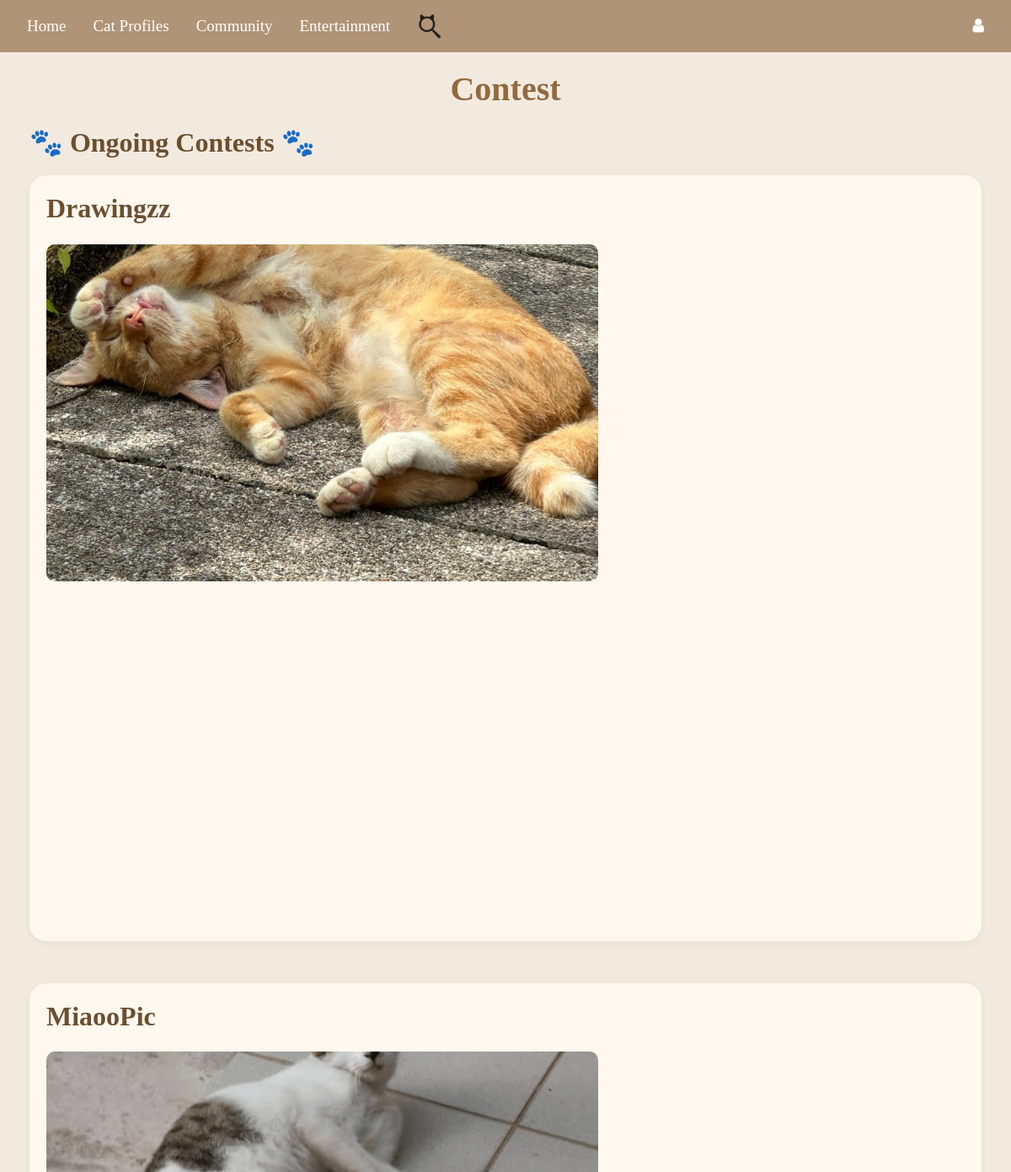
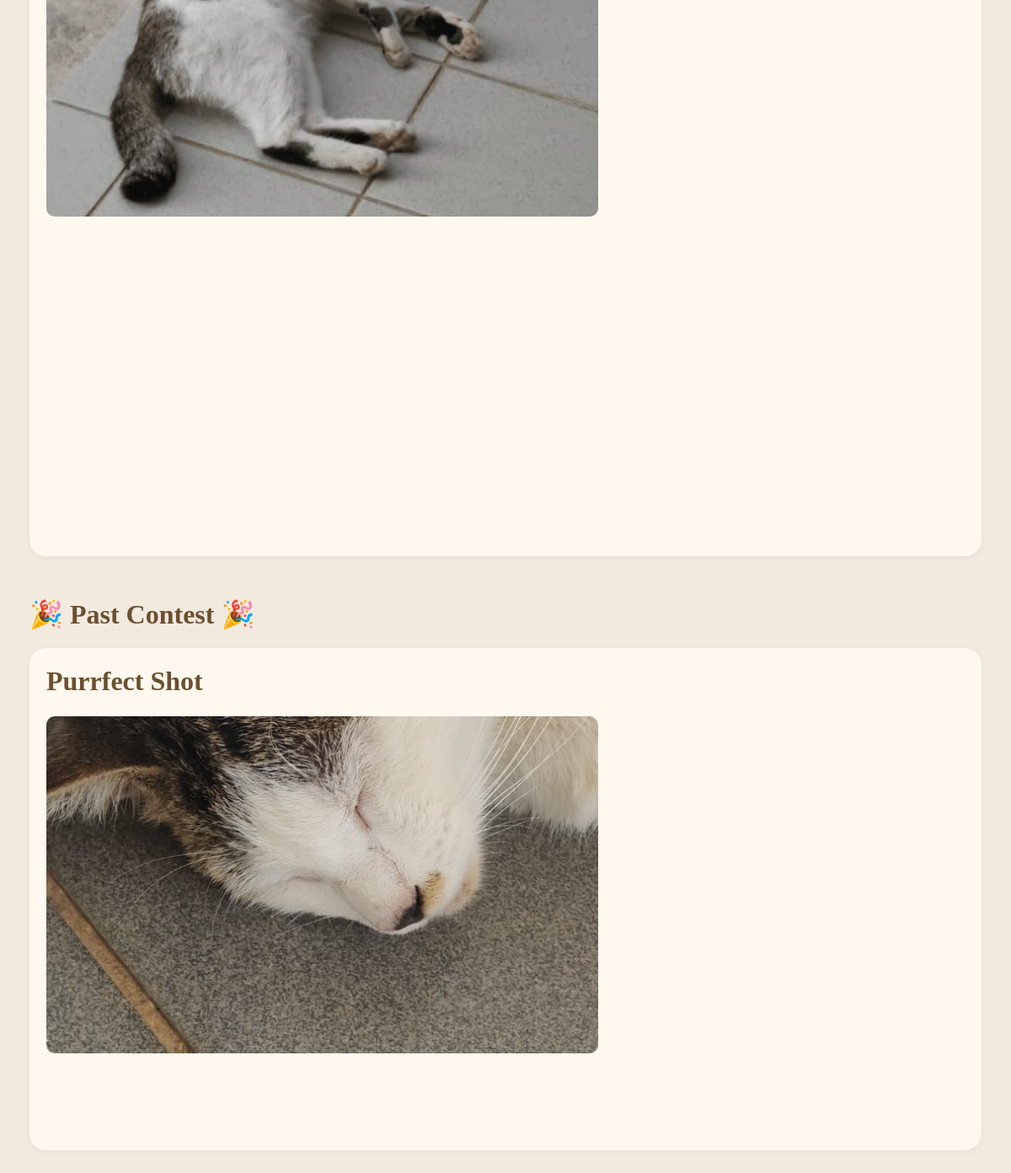
/contest_page, run on the app's committed database (2 pictures, top to bottom).
### tables this page shows
CREATE TABLE contests (
    id INTEGER PRIMARY KEY AUTOINCREMENT,
    name TEXT NOT NULL,
    start_date TEXT NOT NULL,
    end_date TEXT NOT NULL,
    voting_start TEXT NOT NULL,
    voting_end TEXT NOT NULL,
    result_announcement TEXT NOT NULL,
    purpose TEXT NOT NULL,
    rules TEXT NOT NULL,
    prizes TEXT NOT NULL,
    banner_url TEXT
);

### Website/contestmanagement.py (the view)
@contestmanagement_bp.route("/contest_page")
def contest_page():
    print(f"DEBUG: current_user = {current_user}")  # Debugging current_user
    user_role = getattr(current_user, 'role', 'user')
    print(f"DEBUG: user_role = {user_role}")
    conn = get_db_connection()
    contests = conn.execute("SELECT * FROM contests").fetchall()  # Get all contests
    conn.close()
    today = date.today()
    contests = [dict(c) for c in contests]
    for c in contests:
        c["start_date"] = datetime.strptime(c["start_date"], "%Y-%m-%d").date()  #Convert string to date
        c["end_date"] = datetime.strptime(c["end_date"], "%Y-%m-%d").date()  #Convert string to date
        c["voting_end"] = datetime.strptime(c["voting_end"], "%Y-%m-%d").date()
    ongoing_contests = sorted(
        [c for c in contests if c["start_date"] <= today and c["voting_end"] >= today], key=lambda x: x["voting_end"]
    )  #Sort ongoing contests so those ending soonest are first
    upcoming_contests = sorted(
        [c for c in contests if c["start_date"] > today], key=lambda x: x["start_date"]
    )  #Sort upcoming contests by start date
    completed_contests = sorted(
        [c for c in contests if c["voting_end"] < today], key=lambda x: x["voting_end"], reverse=True
    )  #Sort completed contests with the latest ended at the top
    return render_template("contest.html", contests=contests, user=current_user, user_role=user_role, user_has_submitted=user_has_submitted, ongoing_contests=ongoing_contests, upcoming_contests=upcoming_contests, completed_contests=completed_contests)

### Website/contestmanagement.py (called while the page is built, shortened)
def get_db_connection():
    db_path = os.path.join(os.path.dirname(__file__), '..', 'instance', 'datebase.db')
    db_path = os.path.abspath(db_path)
    conn = sqlite3.connect(db_path)
    conn.row_factory = sqlite3.Row
    return conn

def user_has_submitted(name, contest_id):
    if not name or not contest_id:
        return False

### Website/templates/contest.html (shortened to what this page needs)
{% extends 'base.html' %}
{% block content %}
<div style="padding: 20px;">
    <h1 style="text-align: center; font-family: 'Times New Roman', Times, serif;">Contest</h1>
    {% if ongoing_contests %}
        <h2 style="color: #6b4f2f; font-family: 'Times New Roman', Times, serif; font-weight: bolder; margin-bottom: 20px;">🐾 Ongoing Contests 🐾</h2>
        {% for contest in ongoing_contests %}
            <div class="individual-contest-container" style="background-color: #fff8ef; border-radius: 20px; padding: 20px; margin-bottom: 50px; box-shadow: 0 2px 8px rgba(0,0,0,0.05);">
                <div class="contest-card">
                    <div class="contest-header">
                        <h2 onclick="toggleDetails('{{contest.name}}')" class="toggle-button">{{ contest.name }}</h2>
                    </div>
                    <div class="contest-layout">
                        {% if contest.banner_url and contest.banner_url != '' %}
                            <img src="{{ url_for('static', filename='contest/' + contest.banner_url.split('/')[-1]) }}" alt="Contest Banner" class="banner">
                        {% endif %}
                    </div>
                </div>
            </div>
        {% endfor %}
    {% endif %}
    {% if completed_contests %}
        <h2 style="color: #6b4f2f; font-family: 'Times New Roman', Times, serif; font-weight: bolder; margin-bottom: 20px;">🎉 Past Contest 🎉</h2>
        {% for contest in completed_contests %}
            <div class="individual-contest-container" style="background-color: #fff8ef; border-radius: 20px; padding: 20px; margin-bottom: 50px; box-shadow: 0 2px 8px rgba(0,0,0,0.05);">
                <div class="contest-card">
                    <div class="contest-header">
                        <h2 onclick="toggleDetails('{{contest.name}}')" class="toggle-button">{{ contest.name }}</h2>
                    </div>
                    <div class="contest-layout">
                        {% if contest.banner_url and contest.banner_url != '' %}
                            <img src="{{ url_for('static', filename='contest/' + contest.banner_url.split('/')[-1]) }}" alt="Contest Banner" class="banner">
                        {% endif %}
                    </div>
                </div>
            </div>
        {% endfor %}
    {% endif %}
</div>
{% endblock %}

### Website/templates/base.html (shortened to what this page needs)
<!DOCTYPE html>
<html>
<head>
    <link rel="stylesheet" href="https://stackpath.bootstrapcdn.com/bootstrap/4.4.1/css/bootstrap.min.css"
 />
    <link rel="stylesheet" href="https://stackpath.bootstrapcdn.com/font-awesome/4.7.0/css/font-awesome.min.css"
 />
</head>
<body>
<nav class="navbar navbar-expand-lg navbar-dark" style="background-color: rgb(176, 148, 119);">
    <a class="nav-item nav-link" style="font-family: 'Times New Roman'; color: white; font-size: 19px;" href="/">Home</a>
    <div class="dropdown nav-item">
        <a class="nav-link" href="#" id="dropdownMenuLink" aria-haspopup="true" aria-expanded="false"
           style="font-family: 'Times New Roman'; color: white; font-size: 19px;">
            Cat Profiles
        </a>
    </div>
    <a class="nav-item nav-link" style="font-family: 'Times New Roman'; color: white; font-size: 19px;" href="{{ url_for('community.community_feature') }}">
        Community
    </a>
    <div class="dropdown nav-item">
        <a class="nav-link" href="#" id="dropdownMenuLink" aria-haspopup="true" aria-expanded="false"
           style="font-family: 'Times New Roman'; color: white; font-size: 19px;">
            Entertainment
        </a>
    </div>
    <a class="nav-item nav-link" href="{{ url_for('search.search_feature') }}" style="color: white; font-size: 19px;">
        <img src="{{ url_for('static', filename='Images/option2.png') }}" alt="Search" style="width: 30px; height: 30px;">
    </a>
    <div class="ml-auto d-flex align-items-center">
        <div class="dropdown">
            <a class="nav-link" href="#" aria-haspopup="true" aria-expanded="false" style="color: white; font-size: 19px;">
                <i class="fa fa-user" aria-hidden="true"></i>
            </a>
        </div>
    </div>
</nav>
<div class="container-fluid">{% block content %}{% endblock %}</div>
</body>
</html>

### Website/templates/base.html (style rules this page uses)
.dropdown { position: relative; display: inline-block; }
.navbar { display: flex; justify-content: space-between; align-items: center; }
.ml-auto { margin-left: auto !important; }
body { background-color: #f9f4ef; }

### Website/templates/contest.html (style rules this page uses)
h1 { font-weight: bold; color: #94693e; text-align: center; margin-bottom: 20px; }
body { background-color: #f2eadf; }
.banner { width: 100%; max-width: 800px; height: auto; display: block; margin: 0 auto; }
.toggle-button { cursor: pointer; color: #6b4f2f; font-weight: bold; transition: color 0.3s ease-in-out; }
.banner { width: 800px; height: 400px; object-fit: cover; border-radius: 10px; float: left; margin-left: 0; margin-right: auto; align-self: flex-start; }
.contest-card { display: flex; align-items: flex-start; flex-direction: column; gap: 15px; margin-bottom: 50px; }
.contest-header { display:block; font-size: 24px; font-weight: bolder; text-align: left; width: 100%; font-family: 'Times New Roman', Times, serif; }
.contest-layout { display: flex; flex-direction: row; align-items: center; gap: 20px; justify-content: flex-start; max-width: 100%; }

### data on the page
contests: name "Drawingzz", banner_url (picture)
contests: name "MiaooPic", banner_url (picture)
contests: name "Purrfect Shot", banner_url (picture)
